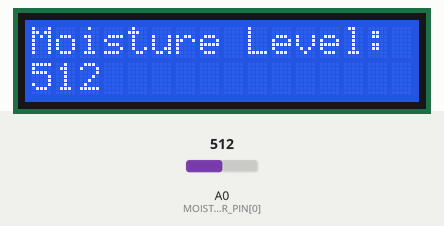
Simulated run of this sketch. Board: Arduino Uno, built with avr-gcc and run on an emulated ATmega328P. On the bench: 16×2 character LCD. The inputs (shaded band) are chosen by the test bench; at power-on: A0 (MOIST_SENSOR_PIN[0]) = 512.

Above: at 1.9 s.
2.0 s: A0 (MOIST_SENSOR_PIN[0]) set to 716
At 6.9 s:
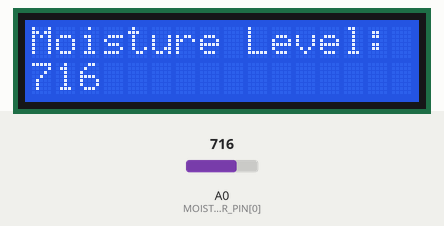
7.2 s: A0 (MOIST_SENSOR_PIN[0]) set to 900
At 11.6 s:
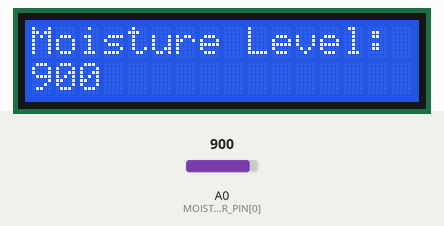
12.2 s: A0 (MOIST_SENSOR_PIN[0]) set to 1023
At 16.3 s:
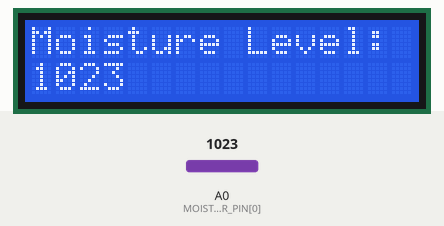
Timing chart, 0 to 17.8 s (numbered marks = the images above; inputs shaded):
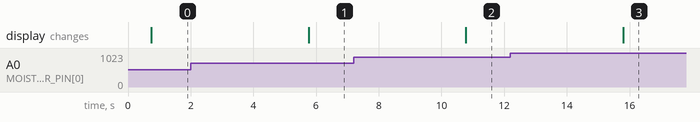

Measured:
- after the input at 2.0 s, the display: changes after 3.8 s (image 1)
- after the input at 7.2 s, the display: changes after 3.6 s (image 2)
- after the input at 12.2 s, the display: changes after 3.6 s (image 3)

The sketch:

MoistureSensorPrototype.ino
```cpp
//Includes to the project:
#include "pin_define.h"
#include "sensors.h"
#include "display_config.h"
#include "reset.h"

void setup() {
  // put your setup code here, to run once:
  Serial.begin(9600);
  initiate_sensors();
  initiate_display();
  setup_reset();
}

void loop() {
  // put your main code here, to run repeatedly:
  Sensors::poll();
  update_display("Moisture Level:", String(moistureLevel1));
  delay(5000);
}
```

pin_define.cpp
```cpp
#include "Arduino.h"
#include "pin_define.h"

/* Purpose:
 * Here the pin names are given their actual values. Update here if
 * changes to the hardware are made. */

//Button pins
//const int BUTTON_PIN = ;

//Sensor pins
//const int WATER_SENSOR_PIN = A0,
const int MOIST_SENSOR_PIN[] = {A0};
//const int LIGHT_SENSOR_PIN = A5;

//Motor pins
//const int MOTOR_PINS[] = {2, 3, 4, 5};

//Relay pins
//const int RELAY_PIN = 7;

//LCD pins
//TODO
```

pin_define.h
```cpp
#ifndef PIN_DEFINE_H
#define PIN_DEFINE_H

/* Purpose:
 * These are the pin names to be used in other functions.
 * If you make changes, make sure to check that you don't break anything,
 * and that you update properly. */

//Button pins
//extern const int BUTTON_PIN;

//Sensor pins
//extern const int WATER_SENSOR_PIN,
extern const int MOIST_SENSOR_PIN[];
//extern const int LIGHT_SENSOR_PIN;

//Motor pins
//extern const int MOTOR_PINS[];

//Relay pins
//extern const int RELAY_PIN;

#endif
```

reset.cpp
```cpp
#include "Arduino.h"
#include "reset.h"

//External Variables

//Internal variables
static unsigned long startMillis;
static const unsigned long resetInterval = 86400000; // 24h in ms

//Functions
void setup_reset() {
  startMillis = millis();
}

void reset_arduino() {
  asm volatile("  jmp 0"); // Assembly instruction to start over
}

void check_reset() {
  unsigned long currentMillis = millis();

  if(currentMillis - startMillis >= resetInterval) {
    reset_arduino();
  }
}
```

reset.h
```cpp
#ifndef RESET_H
#define RESET_H

/* Purpose: This function ensures that the Arduino unit is
 * automatically reset every 24 hours (12:00am). This helps
 * prevent memory leaks, maintaining system stability and
 * resolving any faults that could have ocurred during the day.
 * With a daily reset we ensure that the system starts in a
 * "clean" state, improving long term performance and reliability.
 */

//Variables

//Functions
void setup_reset();
void reset_arduino();
void check_reset();

#endif
```

sensors.cpp
```cpp
#include "Arduino.h"
#include "sensors.h"
#include "pin_define.h"
//TODO: Rework to be entirely modular

//External variables
//int waterLevel = 0;

int moistureLevel1 = 0;
  //moistureLevel2 = 0;
  //moistureLevel3 = 0;
  //moistureLevel4 = 0;

//int lightLevel = 0;

//Internal variables
//static const long delayTime = 600000;  //600,000 milliseconds makes for 10 minutes.
//static unsigned long lastRead = 0;

//Functions
void initiate_sensors() {
  //Analogue pins do not have to be set up the same way digital pins
  //do, but the starting values are noted.
  //TODO make the sensor pins also handled by loops
  //waterLevel = analogRead(WATER_SENSOR_PIN);
  moistureLevel1 = analogRead(MOIST_SENSOR_PIN[0]);
  //moistureLevel2 = analogRead(MOIST_SENSOR_PIN[1]);
  //moistureLevel3 = analogRead(MOIST_SENSOR_PIN[2]);
  //moistureLevel4 = analogRead(MOIST_SENSOR_PIN[3]);
  //lightLevel = analogRead(LIGHT_SENSOR_PIN);
}

namespace Sensors {
void poll() {  //Reads the sensor values
    //waterLevel = analogRead(WATER_SENSOR_PIN);
    moistureLevel1 = analogRead(MOIST_SENSOR_PIN[0]);
    //moistureLevel2 = analogRead(MOIST_SENSOR_PIN2);
    //moistureLevel3 = analogRead(MOIST_SENSOR_PIN3);
    //moistureLevel4 = analogRead(MOIST_SENSOR_PIN4);
    //lightLevel = analogRead(LIGHT_SENSOR_PIN);
  }
}
```

sensors.h
```cpp
#ifndef SENSORS_H
#define SENSORS_H

/*Purpose:
 *The project thus far has six sensors, light, water level and four
 *moisture sensors. This is the interface with them. */

//Variables
//extern int waterLevel;

extern int moistureLevel1;
//moistureLevel2,
//moistureLevel3,
//moistureLevel4;

//extern int lightLevel;

//Functions
void initiate_sensors();
namespace Sensors {
void poll(); //Polls all the sensors to update the values.
}
#endif
```

display_config.cpp
```cpp
#include "Arduino.h"
#include "display_config.h"

#include <LiquidCrystal_I2C.h>
LiquidCrystal_I2C lcd(0x27, 16, 2);
//I'm not sure if this works when it's just here.

//External Variables

//Internal variables

//Functions
void initiate_display() {
  lcd.init();
  lcd.backlight();
  delay(650);
  lcd.clear();
}

void update_display(const String& line1, const String& line2) {
  lcd.clear();
  lcd.setCursor(0,0);
  lcd.print(line1);
  lcd.setCursor(0,1);
  lcd.print(line2);
}

void welcome_to_grow() {
  update_display("Velkommen til", "Nova Cras Grow");
}
```

display_config.h
```cpp
#ifndef DISPLAY_CONFIG_H
#define DISPLAY_CONFIG_H

/* Purpose:
 * This package handles the LCD display text specific for this
 * project.
 */

//Variables

//Functions
void initiate_display();
void update_display(const String& line1, const String& line2);
void welcome_to_grow();
#endif
```
